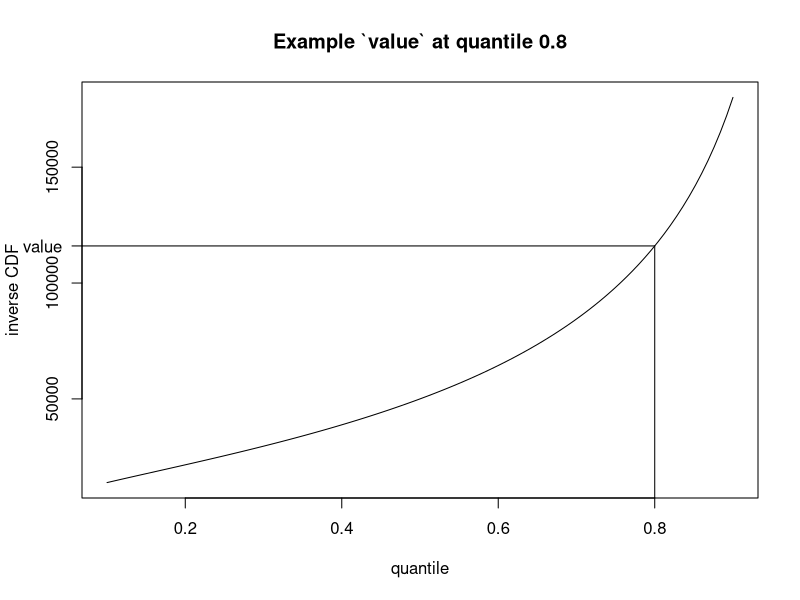

R code for this plot:
## ---- chunk 1
c(0.01, 0.025, seq(0.05, 0.95, by = 0.05), 0.975, 0.99)
## ---- chunk 2
c(0.025, 0.100, 0.250, 0.500, 0.750, 0.900, 0.975)
## ---- chunk 3
mu = log(50000)
q = 0.800
value = qlnorm(q, mu)
curve(qlnorm(x, mu), 0.1, 0.9,
      xlab = "quantile", 
      ylab = "inverse CDF",
      main = paste("Example `value` at quantile", q))
segments(q, 0, q, value)
segments(0, value, q, value)
axis(2, at = value, "value", las = 2)
